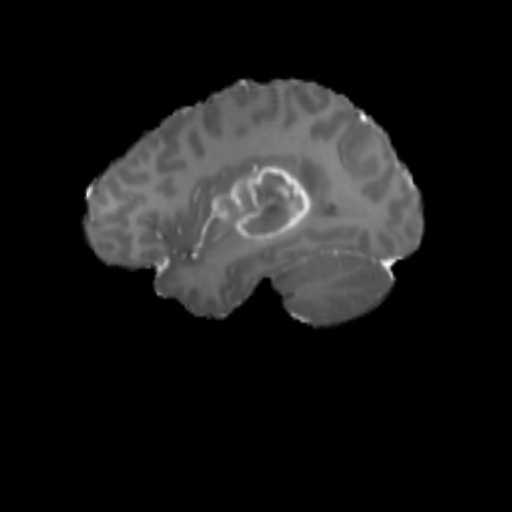
#> input picture vijai-m/data/brain-tumor/train/images/00072_119.jpg, 512 x 512 px; its folder holds only this picture in this run
$ jupyter execute --allow-errors data_exploration.ipynb
#> lines starting #> are read from the running program, lines starting #| are printed output that depends on the picture
[cell 1]
import os
import matplotlib.pyplot as plt
import seaborn as sns
import pandas as pd
import numpy as np
from PIL import Image
from collections import Counter

[cell 2]
# Define dataset paths
image_dir = "../data/brain-tumor/train/images"
label_dir = "../data/brain-tumor/train/labels"

# Get image and label filenames
image_files = sorted(os.listdir(image_dir))
#> (the rest of this cell did not finish here and is left out)

[cell 3]
# Function to extract class labels
def extract_labels(label_dir):
    labels = []

    for label_file in sorted(os.listdir(label_dir)):
        label_path = os.path.join(label_dir, label_file)

        with open(label_path, "r") as f:
            first_line = f.readline().strip()  # Read the first line
            class_label = int(first_line.split()[0])  # Extract the first byte (0 or 1)
            labels.append(class_label)

    return labels

# Extract labels from dataset
#> (the rest of this cell did not finish here and is left out)

#> (a cell that did not finish here is left out)

[cell 5]
import random
from PIL import Image

# Function to display random samples with labels
def plot_sample_images(image_dir, label_dir, num_samples=6):
    fig, axes = plt.subplots(2, 3, figsize=(12, 8))  # 2 rows, 3 columns
    axes = axes.flatten()

    sample_indices = random.sample(range(len(image_files)), num_samples)

    for i, idx in enumerate(sample_indices):
        img_path = os.path.join(image_dir, image_files[idx])
        label_path = os.path.join(label_dir, label_files[idx])

        # Open image
        img = Image.open(img_path)

        # Extract label
        with open(label_path, "r") as f:
            label = int(f.readline().strip().split()[0])

        # Plot
        axes[i].imshow(img)
        axes[i].set_title(f"Label: {'Positive' if label == 1 else 'Negative'}")
        axes[i].axis("off")

    plt.tight_layout()
    plt.show()

# Run function
#> (the rest of this cell did not finish here and is left out)

[cell 6]
import os
from collections import Counter


# Path to training labels
train_label_dir = "../data/brain-tumor/train/labels"  # Update this path

# Function to count positive and negative labels
def count_labels(label_dir):
    label_counts = Counter()

    for label_file in os.listdir(label_dir):
        label_path = os.path.join(label_dir, label_file)

        with open(label_path, "r") as f:
            first_line = f.readline().strip()  # Read the first line
            class_label = int(first_line.split()[0])  # Extract the first byte (0 or 1)
            label_counts[class_label] += 1  # Update counter

    return label_counts

# Count labels in the training set
#> (the rest of this cell did not finish here and is left out)

[cell 7]
import os

# Path to validation annotation files
val_labels_path = "../data/brain-tumor/valid/labels"

# Count classes
negative_count = 0
positive_count = 0

# Iterate through all annotation files
#> (the rest of this cell did not finish here and is left out)

[cell 8]
import matplotlib.pyplot as plt
import cv2
import random

# Paths to validation images and labels
val_images_path = "../data/brain-tumor/valid/images"
val_labels_path = "../data/brain-tumor/valid/labels"

# Function to load images of a given class
def load_sample_images(class_label, num_samples=5):
    sample_images = []

    for label_file in os.listdir(val_labels_path):
        with open(os.path.join(val_labels_path, label_file), 'r') as file:
            first_line = file.readline().strip()
            label = int(first_line.split()[0])
            if label == class_label:
                image_filename = label_file.replace(".txt", ".jpg")  # Assuming images are .jpg
                image_path = os.path.join(val_images_path, image_filename)
                if os.path.exists(image_path):
                    sample_images.append(image_path)

    return random.sample(sample_images, min(len(sample_images), num_samples))

# Load images
#> (the rest of this cell did not finish here and is left out)

[cell 9]
import tensorflow as tf

[cell 10]
tf.__version__

[cell 11]
import os
import cv2
import matplotlib.pyplot as plt

# Define dataset paths
image_dir = "../data/brain-tumor/train/images"
label_dir = "../data/brain-tumor/train/labels"

# Function to convert YOLO format to pixel values
# [13 lines left out: function yolo_to_bbox, not called in this run]

# Get a few sample images
sample_images = os.listdir(image_dir)[:5]

for img_file in sample_images:
    # Load image
    img_path = os.path.join(image_dir, img_file)
    image = cv2.imread(img_path)
#> image is the input picture: shape (512, 512, 3); min 0, max 255, mean 24.3
    image = cv2.cvtColor(image, cv2.COLOR_BGR2RGB)
    img_height, img_width, _ = image.shape
#> img_height = 512; img_width = 512

    # Load corresponding label
    label_file = img_file.replace(".jpg", ".txt")  # Assuming images are .jpg
    label_path = os.path.join(label_dir, label_file)

    if os.path.exists(label_path):
        with open(label_path, "r") as f:
            for line in f.readlines():
                class_id, x1, y1, x2, y2 = yolo_to_bbox(line, img_width, img_height)
                # Draw bounding box
                cv2.rectangle(image, (x1, y1), (x2, y2), (255, 0, 0), 2)

    # Display the image
    plt.figure(figsize=(6, 6))
    plt.imshow(image)
    plt.title(f"Sample: {img_file}")
    plt.axis("off")
    plt.show()

[cell 12]
import os
import cv2
import matplotlib.pyplot as plt

# Define paths
image_dir = "../data/brain-tumor/valid/images"
label_dir = "../data/brain-tumor/valid/labels"

# Get all image files
image_files = [f for f in os.listdir(image_dir) if f.endswith((".jpg", ".png"))]

# Define function to draw bounding boxes
# [39 lines left out: function draw_boxes, not called in this run]

# Display all images with bounding boxes
plt.figure(figsize=(10, 10))
for idx, img_file in enumerate(image_files[23:24]):  # Display up to 9 images
    img_path = os.path.join(image_dir, img_file)
    label_path = os.path.join(label_dir, img_file.replace(".jpg", ".txt"))

    img_with_boxes = draw_boxes(img_path, label_path)

    plt.subplot(3, 3, idx + 1)
    plt.imshow(img_with_boxes)
    plt.axis("off")

plt.tight_layout()
plt.show()

[cell 13]
import os
import cv2
import matplotlib.pyplot as plt

# Define image directory
image_dir = "../data/brain-tumor/train/images"
output_dir = "../data/brain-tumor/train/colorized_images"

# Ensure output directory exists
os.makedirs(output_dir, exist_ok=True)

def enhance_and_colorize(image_path, save_path):
    """Apply CLAHE (Contrast Limited Adaptive Histogram Equalization) and colorize."""
    gray_image = cv2.imread(image_path, cv2.IMREAD_GRAYSCALE)
#> gray_image: shape (512, 512); min 0, max 255, mean 24.3

    if gray_image is None:
        print(f"Skipping {image_path}, unable to load image.")
        return

    # Apply CLAHE
    clahe = cv2.createCLAHE(clipLimit=3.0, tileGridSize=(8, 8))
    enhanced_img = clahe.apply(gray_image)
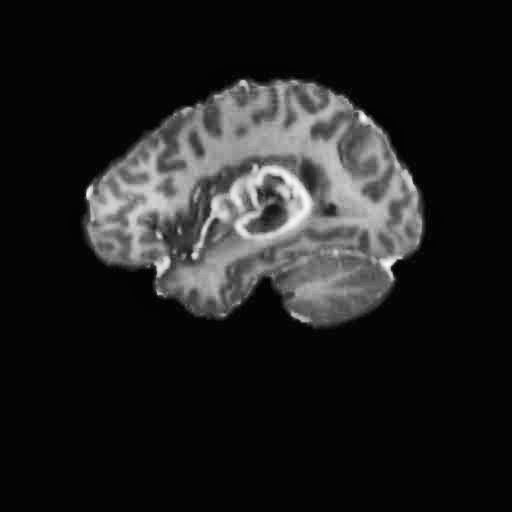
#> enhanced_img: shape (512, 512); min 2, max 255, mean 32.1

    # Convert to color
    color_image = cv2.applyColorMap(enhanced_img, cv2.COLORMAP_JET)
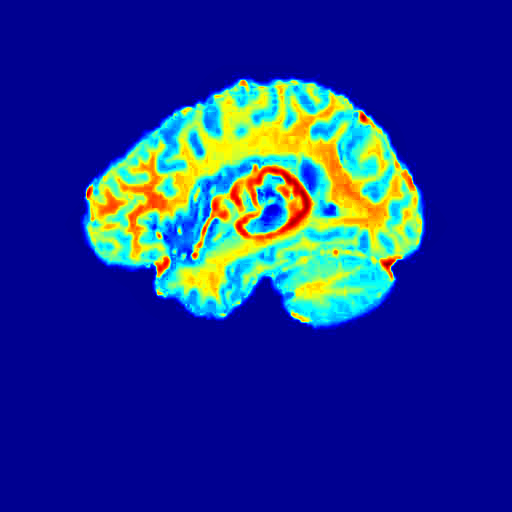
#> color_image: shape (512, 512, 3); mean B, G, R 142.5, 48.7, 27.8

    # Save output image
    cv2.imwrite(save_path, color_image)

    return color_image

# Process all images in directory
for image_file in os.listdir(image_dir):
    if image_file.endswith((".jpg", ".png")):
        image_path = os.path.join(image_dir, image_file)
        save_path = os.path.join(output_dir, image_file)

        enhance_and_colorize(image_path, save_path)

print("Colorized images saved to:", output_dir)

$ run again, on vijai-m/data/brain-tumor/train/images/00105_94.jpg
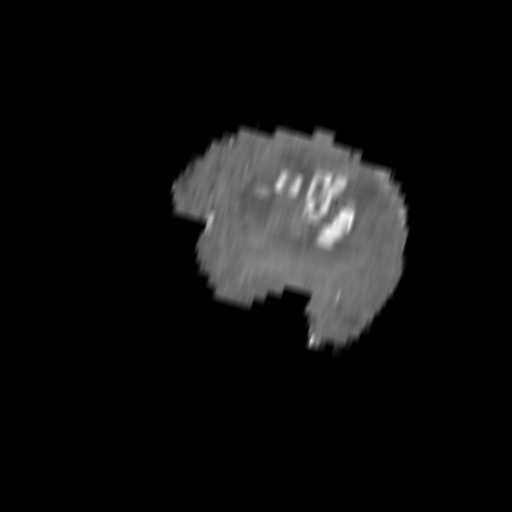
#> input picture vijai-m/data/brain-tumor/train/images/00105_94.jpg, 512 x 512 px
#> image is the input picture: shape (512, 512, 3); min 0, max 252, mean 15.4
#> in enhance_and_colorize, `enhanced_img = clahe.apply(gray_image)`:
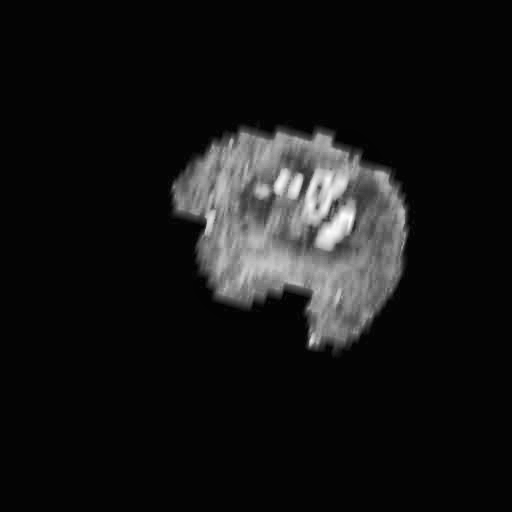
#> enhanced_img: shape (512, 512); min 3, max 254, mean 21.3
#> in enhance_and_colorize, `color_image = cv2.applyColorMap(enhanced_img, cv2.COLORMAP_JET)`:
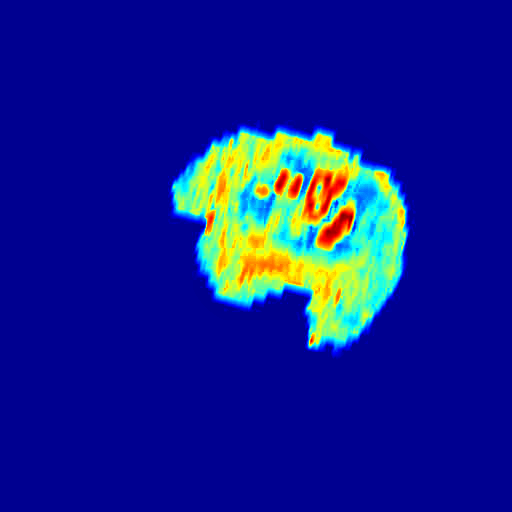
#> color_image: shape (512, 512, 3); mean B, G, R 142.2, 29.5, 17.7

$ run again, on vijai-m/data/brain-tumor/train/images/00116_15.jpg
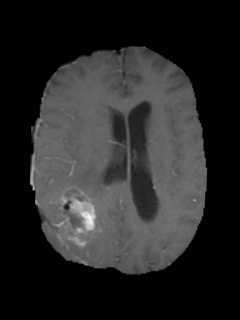
#> input picture vijai-m/data/brain-tumor/train/images/00116_15.jpg, 240 x 320 px
#> image is the input picture: shape (320, 240, 3); min 0, max 249, mean 39.7
#> in enhance_and_colorize, `enhanced_img = clahe.apply(gray_image)`:
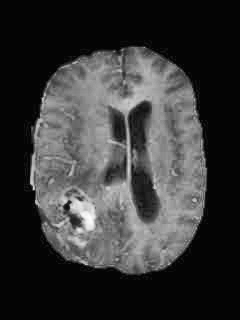
#> enhanced_img: shape (320, 240); min 3, max 254, mean 55.3
#> in enhance_and_colorize, `color_image = cv2.applyColorMap(enhanced_img, cv2.COLORMAP_JET)`:
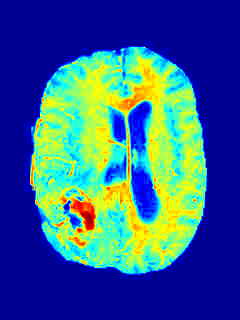
#> color_image: shape (320, 240, 3); mean B, G, R 140.4, 96.3, 52.8

$ run again, on vijai-m/data/brain-tumor/train/images/00151_12.jpg
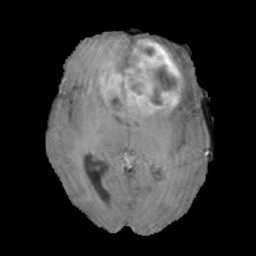
#> input picture vijai-m/data/brain-tumor/train/images/00151_12.jpg, 256 x 256 px
#> image is the input picture: shape (256, 256, 3); min 0, max 255, mean 53.5
#> in enhance_and_colorize, `enhanced_img = clahe.apply(gray_image)`:
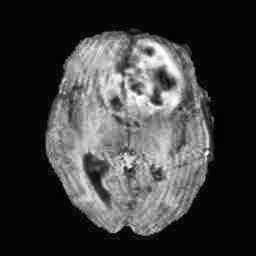
#> enhanced_img: shape (256, 256); min 3, max 255, mean 60.6
#> in enhance_and_colorize, `color_image = cv2.applyColorMap(enhanced_img, cv2.COLORMAP_JET)`:
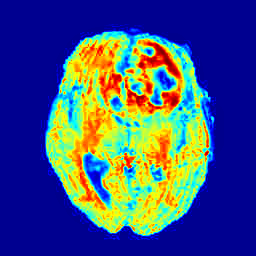
#> color_image: shape (256, 256, 3); mean B, G, R 126.1, 82.5, 64.7

$ run again, on vijai-m/data/brain-tumor/train/images/00074_289.jpg
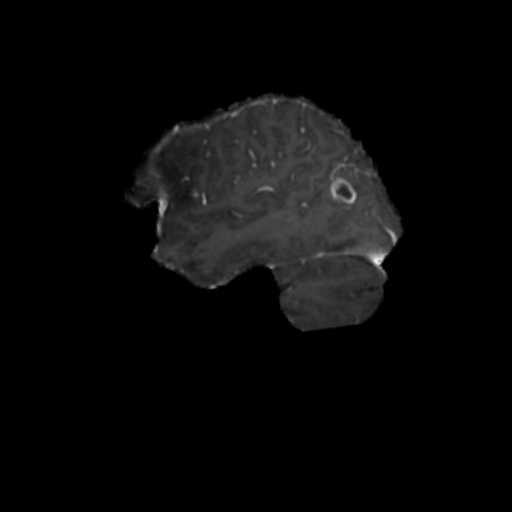
#> input picture vijai-m/data/brain-tumor/train/images/00074_289.jpg, 512 x 512 px
#> image is the input picture: shape (512, 512, 3); min 0, max 246, mean 9.2
#> in enhance_and_colorize, `enhanced_img = clahe.apply(gray_image)`:
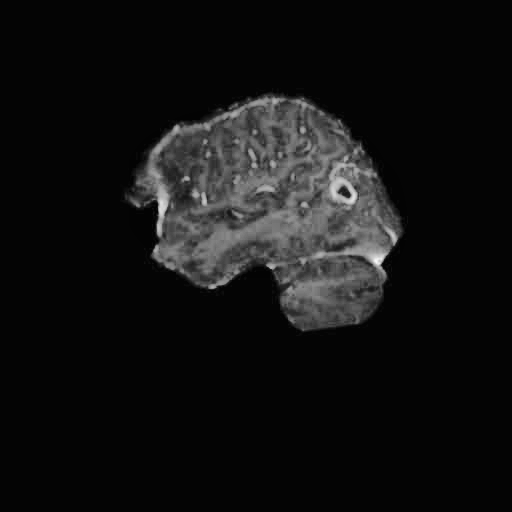
#> enhanced_img: shape (512, 512); min 3, max 249, mean 18.5
#> in enhance_and_colorize, `color_image = cv2.applyColorMap(enhanced_img, cv2.COLORMAP_JET)`:
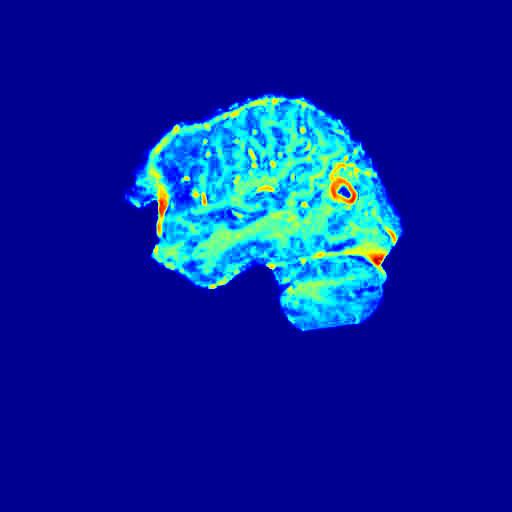
#> color_image: shape (512, 512, 3); mean B, G, R 156.2, 31.8, 6.5
